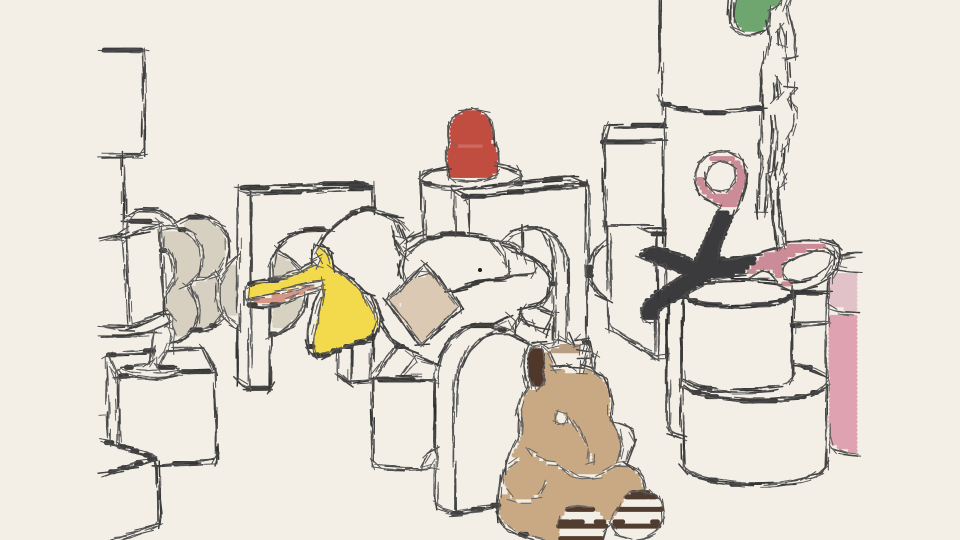
#> input picture docs/images/replica_export.png, 1920 x 1080 px (shown at 1/2 size)
$ python replicate.py --photo docs/images/replica_export.png
#> lines starting #> are read from the running program, lines starting #| are printed output that depends on the picture; after the words box and inside, x2 and y2 are one past the last pixel; in counts of white or black regions, pixels touching at a corner belong together
#!/usr/bin/env python3
"""
replicate.py - reproduce a reference drawing on the real field:work app.

Strategy: the app has no flood fill, so flat color regions become dense
scanline strokes (one horizontal line per row-run of the region's mask,
width >= spacing so they merge into a solid fill). Outlines come from
draw_with_code.py trace mode (contour strokes, no hatching) and are drawn
last, on top of the fills - exactly how the original was inked.

Usage:
  # 1. make the outline strokes with trace mode (contours only, no hatching)
  python3 draw_with_code.py trace --photo reference.jpg --max-strokes 4000 \
      --density 0.6 --out ref_lines.png

  # 2. build the combined stroke list (fills + outlines)
  python3 replicate.py --build --photo reference.jpg \
      --lines ref_lines.strokes.json --out replica.strokes.json

  # 3. or do both build AND replay into the app in one go
  python3 replicate.py --run --photo reference.jpg --lines ref_lines.strokes.json

Deps: pillow numpy scipy (all in requirements.txt).
"""

import argparse
import json
import os
import sys
import time

import numpy as np
from PIL import Image
from scipy import ndimage

# (name, mask predicate on (R,G,B) int arrays, fill hex or None=mean, min area)
def masks(R, G, B):
    return [
        ("pink",   (R > 190) & (R - B > 35) & (R - G > 45), None, 250),
        ("red",    (R > 150) & (G < 115) & (B < 115) & (R - G > 55), "#c14d40", 150),
        ("yellow", (R > 220) & (G > 190) & (B < 120), "#f3da4c", 150),
        ("green",  (G > R + 25) & (G > B + 25) & (G > 110), "#6fa66f", 100),
        ("tan",    (R > 175) & (R < 228) & (G > 140) & (G < 195)
                   & (B > 100) & (B < 160) & (R - B > 45) & (R - B < 110), None, 400),
        ("cream",  (R > 200) & (R < 235) & (G > 190) & (G < 225)
                   & (B > 170) & (B < 205) & (R - B > 15) & (R - B < 45), None, 400),
        ("dark",   (R < 95) & (G < 95) & (B < 95), None, 250),
    ]


def clean_hex(rgb):
    return "#%02x%02x%02x" % tuple(int(round(c)) for c in rgb)


def fill_strokes(mask, color, spacing=6, width=7, scale=2):
    """Scanline strokes over a boolean mask, in x2 (supersampled) coords."""
    strokes = []
    for row in range(0, mask.shape[0], spacing):
        xs = np.flatnonzero(mask[row])
        if xs.size == 0:
            continue
        breaks = np.flatnonzero(np.diff(xs) > 2)
        starts = np.concatenate(([0], breaks + 1))
        ends = np.concatenate((breaks, [xs.size - 1]))
        for s, e in zip(starts, ends):
            if xs[e] - xs[s] < 5:
                continue
            y = row * scale
            strokes.append({
                "points": [[int(xs[s]) * scale, y], [int(xs[e]) * scale, y]],
                "color": color, "width": width * scale,
            })
    return strokes


def build(photo, lines, out):
#> called with photo = 'docs/images/replica_export.png', lines = 'ref_lines.strokes.json', out = 'replica.strokes.json'
    img = np.asarray(Image.open(photo).convert("RGB")).astype(int)
    R, G, B = img[:, :, 0], img[:, :, 1], img[:, :, 2]
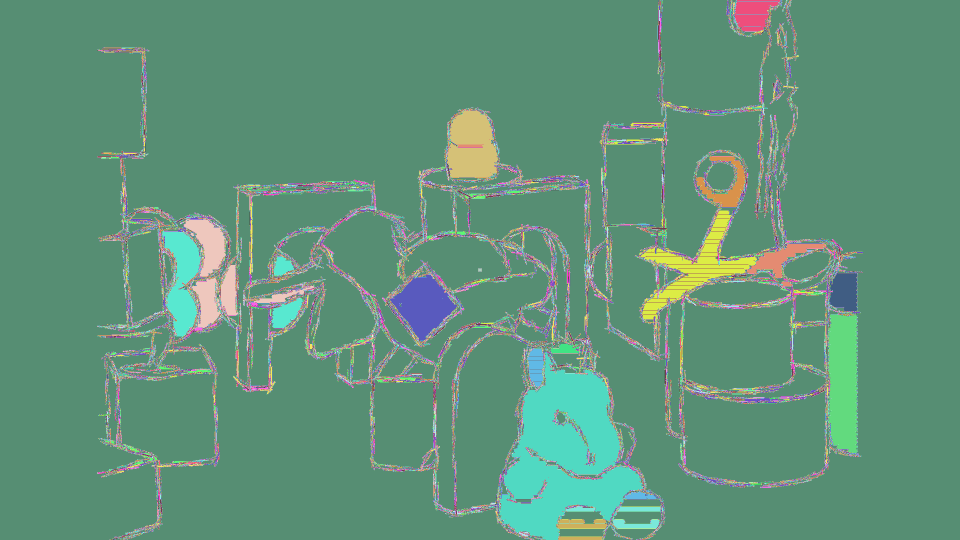
#> R: shape (1080, 1920) int64 (shown at 1/2 size); 206 distinct labels, from 26 to 243; one colour per label, 0 black
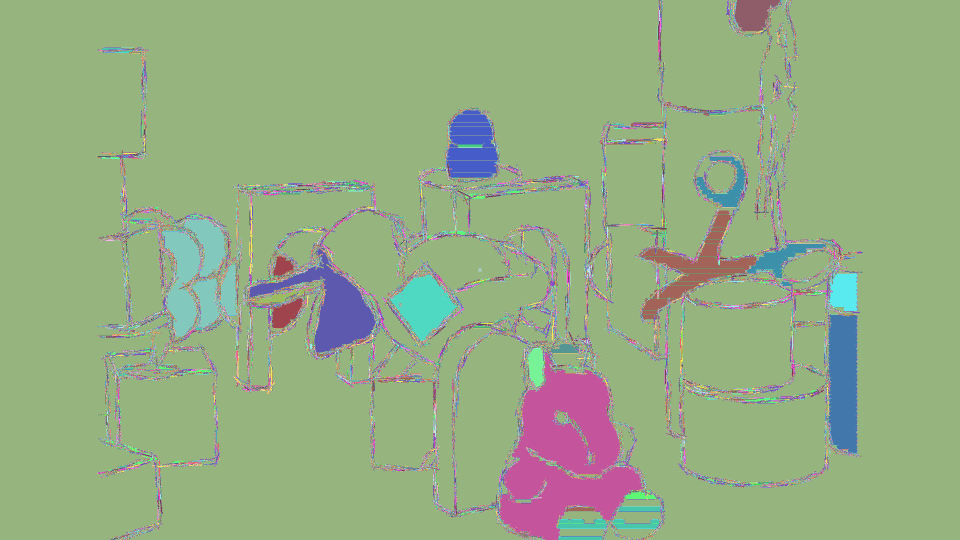
#> G: shape (1080, 1920) int64 (shown at 1/2 size); 203 distinct labels, from 26 to 239; one colour per label, 0 black
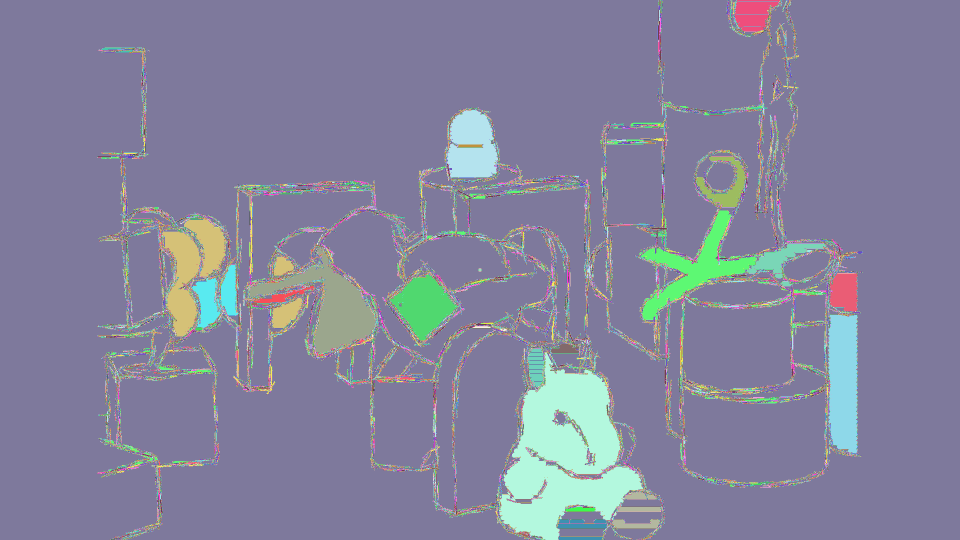
#> B: shape (1080, 1920) int64 (shown at 1/2 size); 196 distinct labels, from 26 to 230; one colour per label, 0 black
    strokes = []
    counts = {}
    for name, mask, fixed, min_area in masks(R, G, B):
        lab, n = ndimage.label(mask)
        for i in range(1, n + 1):
            comp = lab == i
            area = int(comp.sum())
            if area < min_area:
                continue
            color = fixed or clean_hex(img[comp].mean(axis=0))
            fs = fill_strokes(comp, color)
            strokes.extend(fs)
            counts[f"{name}#{i}"] = (area, color, len(fs))
#> this loop made 7 passes
#> (name, fixed, min_area, n) on passes 1 to 7: ('pink', None, 250, 28), ('red', '#c14d40', 150, 5), ('yellow', '#f3da4c', 150, 46), ('green', '#6fa66f', 100, 3), ('tan', None, 400, 201), ('cream', None, 400, 554), ('dark', None, 250, 1358)
#> pass 1, in build, `lab, n = ndimage.label(mask)`:
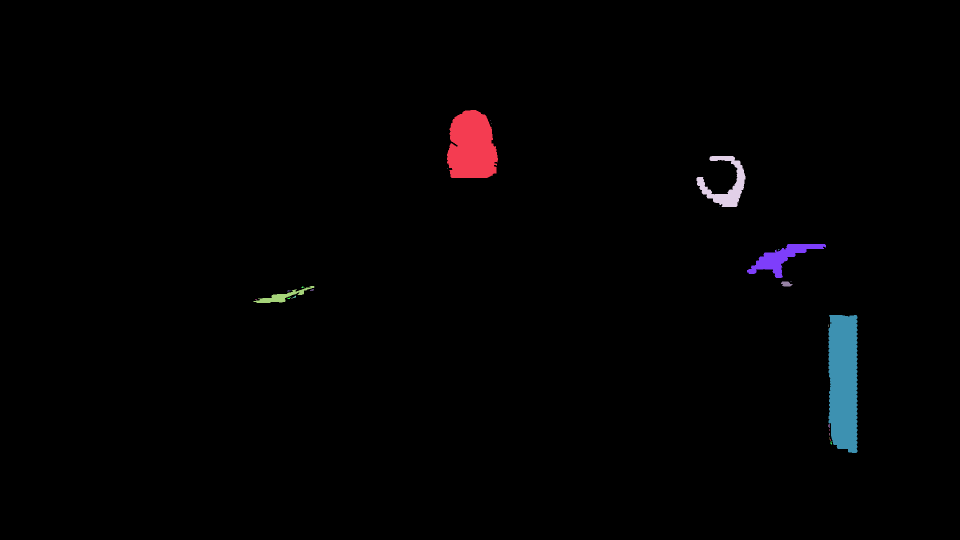
#> lab: shape (1080, 1920) int32 (shown at 1/2 size); 29 distinct labels, from 0 to 28; one colour per label, 0 black
#> pass 3, in build, `lab, n = ndimage.label(mask)`:
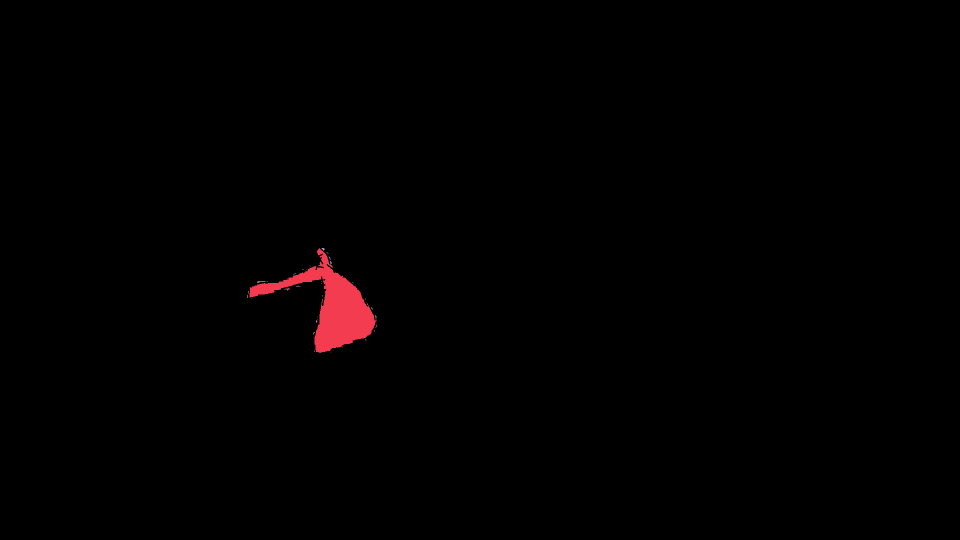
#> lab: shape (1080, 1920) int32 (shown at 1/2 size); 47 distinct labels, from 0 to 46; one colour per label, 0 black
#> after the loop:
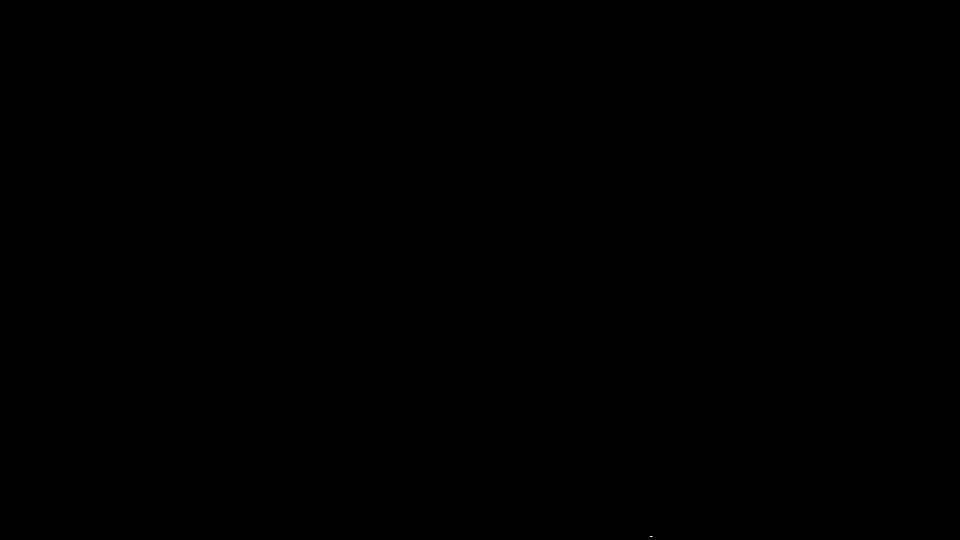
#> comp: shape (1080, 1920) bool (shown at 1/2 size); 0% white in thin lines or dots, all inside (x1, y1, x2, y2) = (1300, 1072, 1305, 1074)
#> after the loop, counts = 70 items; strokes = 1167 items
    for k, v in sorted(counts.items()):
        print(f"  {k}: area={v[0]} color={v[1]} strokes={v[2]}")
#> this loop made 70 passes
#> (k, v) on passes 1 to 12: ('cream#101', (3635, '#e0c2c8', 12)), ('cream#105', (9544, '#dbc9b4', 24)), ('cream#121', (3265, '#d6d0c2', 17)), ('cream#167', (2217, '#d7d1c1', 10)), ('cream#47', (4894, '#d6d0c1', 19)), ('cream#49', (9163, '#d7d0c1', 35)), ('cream#73', (1056, '#d7d1c1', 6)), ('cream#87', (2410, '#d6d0c2', 17)), ('dark#1', (696, '#424242', 9)), ('dark#102', (23765, '#474747', 177)), ('dark#1035', (2097, '#503a2c', 12)), ('dark#104', (326, '#505050', 3))
#|   cream#101: area=3635 color=#e0c2c8 strokes=12
#|   cream#105: area=9544 color=#dbc9b4 strokes=24
#|   cream#121: area=3265 color=#d6d0c2 strokes=17
#|   cream#167: area=2217 color=#d7d1c1 strokes=10
#|   cream#47: area=4894 color=#d6d0c1 strokes=19
#|   cream#49: area=9163 color=#d7d0c1 strokes=35
#|   cream#73: area=1056 color=#d7d1c1 strokes=6
#|   cream#87: area=2410 color=#d6d0c2 strokes=17
#> (further printed lines are left out)

#> (the run stopped early here; a loop or call above may not have finished)

$ run again, with docs/images/sample_decide.png copied over docs/images/replica_export.png
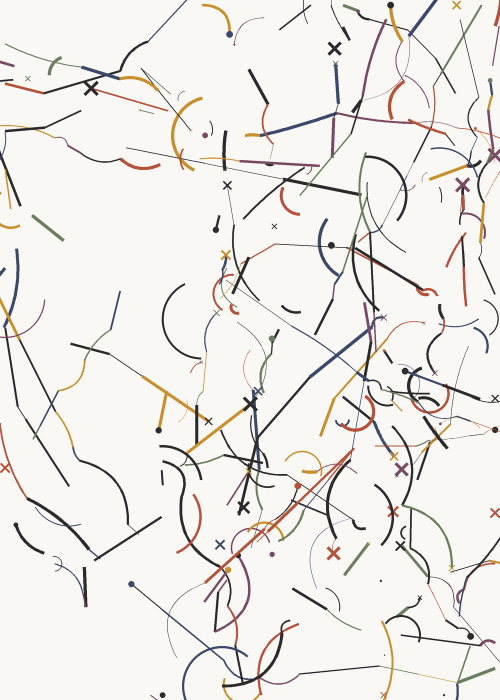
#> input picture docs/images/sample_decide.png, 1000 x 1400 px (shown at 1/2 size)
#> R: shape (1400, 1000) int64; 256 distinct labels, from 0 to 255
#> G: shape (1400, 1000) int64; 256 distinct labels, from 0 to 255
#> in build, `R, G, B = img[:, :, 0], img[:, :, 1], img[:, :, 2]`:
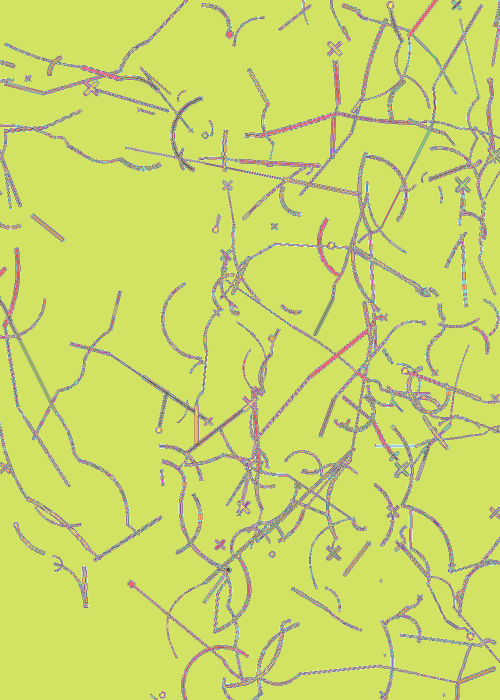
#> B: shape (1400, 1000) int64 (shown at 1/2 size); 255 distinct labels, from 0 to 255; one colour per label, 0 black
#> the loop in build, `for name, mask, fixed, min_area in masks(R, G, B):` made 7 passes
#> (name, fixed, min_area, n) on passes 1 to 7: ('pink', None, 250, 2299), ('red', '#c14d40', 150, 244), ('yellow', '#f3da4c', 150, 0), ('green', '#6fa66f', 100, 23), ('tan', None, 400, 1413), ('cream', None, 400, 1375), ('dark', None, 250, 1246)
#> pass 2, in build, `lab, n = ndimage.label(mask)`:
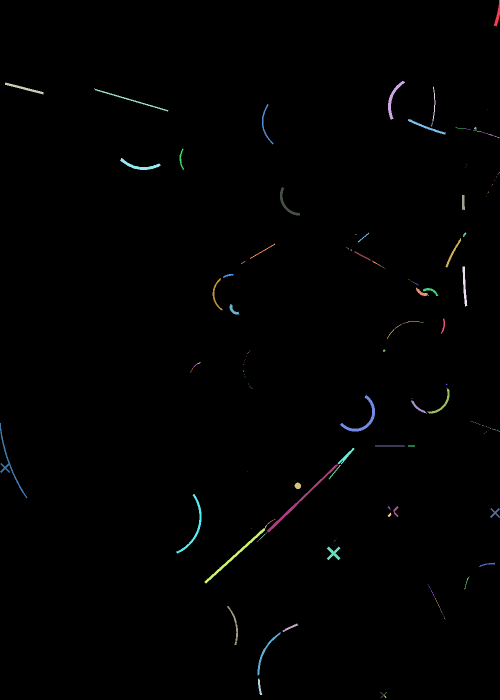
#> lab: shape (1400, 1000) int32 (shown at 1/2 size); 245 distinct labels, from 0 to 244; one colour per label, 0 black
#> after the loop in build, `for name, mask, fixed, min_area in masks(R, G, B):`: counts = 88 items; strokes = 520 items
#> the loop in build, `for k, v in sorted(counts.items()):` made 88 passes
#> (k, v) on passes 1 to 8: ('dark#1007', (436, '#2b2b2b', 11)), ('dark#1051', (392, '#2d2d2d', 6)), ('dark#1065', (306, '#2a2a2a', 0)), ('dark#1123', (777, '#2a2a2a', 7)), ('dark#113', (814, '#292929', 12)), ('dark#1134', (283, '#2a2a2a', 5)), ('dark#1136', (1296, '#2a2a2b', 16)), ('dark#1237', (319, '#282828', 3))
#> (printed output is left out)
